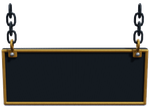
#> input picture cabinet/model/hanging-menu/hanging_menu_actual_size.png, 150 x 106 px, given in place of plaque_turn18.png, which was not available
$ python key_spin.py . out
#> lines starting #> are read from the running program, lines starting #| are printed output that depends on the picture
import sys
from pathlib import Path
from PIL import Image

src_dir = Path(sys.argv[1])
dst_dir = Path(sys.argv[2])
dst_dir.mkdir(parents=True, exist_ok=True)
# turn=24: front face is camera at -Y = index 18, back face is +Y = index 6
order = [18, 19, 20, 21, 22, 23, 0, 1, 2, 3, 4, 5, 6]
for out_i, turn_i in enumerate(order):
    src = Image.open(src_dir / ("plaque_turn%02d.png" % turn_i)).convert("RGB")
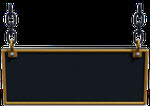
#> src: PIL image 150x106 RGB; mean R, G, B 31.2, 30.8, 28.8
    w, h = src.size
#> w = 150; h = 106
    bg = [src.getpixel((4, y)) for y in range(h)]
#> bg = 106 items, first 6: (0, 0, 0), (0, 0, 0), (0, 0, 0), (0, 0, 0), (0, 0, 0), (0, 0, 0)
    out = Image.new("RGBA", (w, h))
#> out: PIL image 150x106 RGBA; every value is 0
    px = src.load()
    op = out.load()
    for y in range(h):
        b = bg[y]
        for x in range(w):
            c = px[x, y]
            diff = max(abs(c[i] - b[i]) for i in range(3))
            a = max(0, min(255, round((diff - 16) * 255 / 24)))
            op[x, y] = (*c, a)
#> this loop made 106 passes
    bbox = out.getchannel("A").getbbox()
#> bbox = (0, 1, 150, 106)
    print("frame", out_i, "turn", turn_i, "bbox", bbox)
#| frame 0 turn 18 bbox (0, 1, 150, 106)
    if bbox:
        out.crop(bbox).save(dst_dir / ("spin_%02d.png" % out_i))
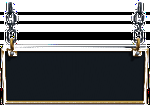
#> saved as spin_00.png: PIL image 150x105 RGBA; mean R, G, B, A 31.5, 31.1, 29.1, 172.2; transparent parts drawn white
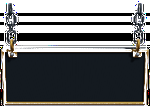
#> out: PIL image 150x106 RGBA; mean R, G, B, A 31.2, 30.8, 28.8, 170.6; transparent parts drawn white
    else:
        out.save(dst_dir / ("spin_%02d.png" % out_i))
#> pass 2 of the loop `for out_i, turn_i in enumerate(order):`:
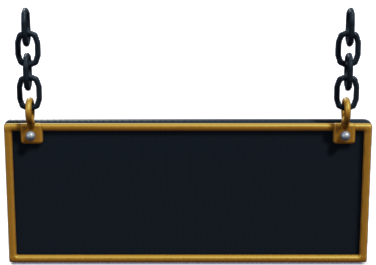
#> input picture cabinet/model/hanging-menu/hanging_menu_bake.png, 376 x 265 px, given in place of plaque_turn19.png, which was not available
#> `src = Image.open(src_dir / ("plaque_turn%02d.png" % turn_i)).convert("..`:
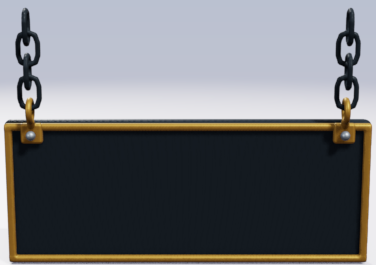
#> src: PIL image 376x265 RGB; mean R, G, B 111.4, 112.6, 115.5
#> bg = 265 items, first 6: (186, 193, 208), (186, 193, 208), (186, 193, 208), (186, 193, 208), (186, 193, 208), (186, 193, 208)
#> the loop `for y in range(h):` made 265 passes
#> bbox = (0, 7, 376, 265)
#| frame 1 turn 19 bbox (0, 7, 376, 265)
#> `out.crop(bbox).save(dst_dir / ("spin_%02d.png" % out_i))`:
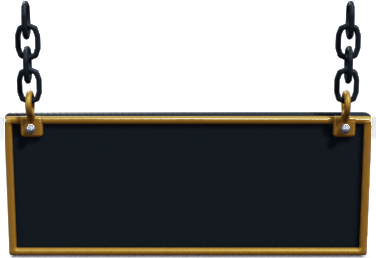
#> saved as spin_01.png: PIL image 376x258 RGBA; mean R, G, B, A 109.3, 110.4, 113, 147.5; transparent parts drawn white
#> (the run stopped early here; a loop or call above may not have finished)
